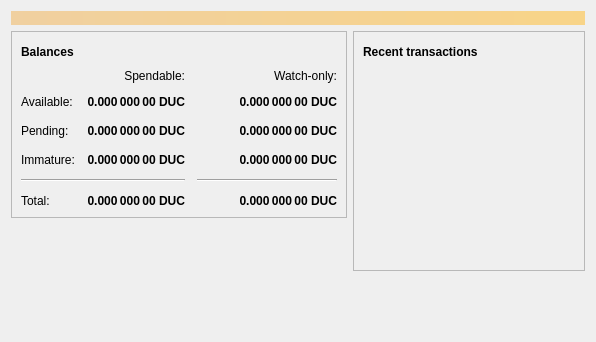
<?xml version="1.0" encoding="UTF-8"?>
<ui version="4.0">
 <class>OverviewPage</class>
 <widget class="QWidget" name="OverviewPage">
  <property name="geometry">
   <rect>
    <x>0</x>
    <y>0</y>
    <width>596</width>
    <height>342</height>
   </rect>
  </property>
  <property name="windowTitle">
   <string>Form</string>
  </property>
  <layout class="QVBoxLayout" name="topLayout">
   <item>
    <widget class="QLabel" name="labelAlerts">
     <property name="visible">
      <bool>false</bool>
     </property>
     <property name="styleSheet">
      <string notr="true">QLabel { background-color: qlineargradient(x1: 0, y1: 0, x2: 1, y2: 0, stop:0 #F0D0A0, stop:1 #F8D488); color:#000000; }</string>
     </property>
     <property name="wordWrap">
      <bool>true</bool>
     </property>
     <property name="margin">
      <number>3</number>
     </property>
     <property name="textInteractionFlags">
      <set>Qt::TextSelectableByMouse</set>
     </property>
    </widget>
   </item>
   <item>
    <layout class="QHBoxLayout" name="horizontalLayout" stretch="1,1">
     <item>
      <layout class="QVBoxLayout" name="verticalLayout_2">
       <item>
        <widget class="QFrame" name="frame">
         <property name="frameShape">
          <enum>QFrame::StyledPanel</enum>
         </property>
         <property name="frameShadow">
          <enum>QFrame::Raised</enum>
         </property>
         <layout class="QVBoxLayout" name="verticalLayout_4">
          <item>
           <layout class="QHBoxLayout" name="horizontalLayout_4">
            <item>
             <widget class="QLabel" name="label_5">
              <property name="font">
               <font>
                <weight>75</weight>
                <bold>true</bold>
               </font>
              </property>
              <property name="text">
               <string>Balances</string>
              </property>
             </widget>
            </item>
            <item>
             <widget class="QPushButton" name="labelWalletStatus">
              <property name="enabled">
               <bool>true</bool>
              </property>
              <property name="maximumSize">
               <size>
                <width>30</width>
                <height>16777215</height>
               </size>
              </property>
              <property name="toolTip">
               <string>The displayed information may be out of date. Your wallet automatically synchronizes with the Doucoin network after a connection is established, but this process has not completed yet.</string>
              </property>
              <property name="text">
               <string/>
              </property>
              <property name="icon">
               <iconset resource="../doucoin.qrc">
                <normaloff>:/icons/warning</normaloff>
                <disabledoff>:/icons/warning</disabledoff>:/icons/warning</iconset>
              </property>
              <property name="iconSize">
               <size>
                <width>24</width>
                <height>24</height>
               </size>
              </property>
              <property name="flat">
               <bool>true</bool>
              </property>
             </widget>
            </item>
            <item>
             <spacer name="horizontalSpacer_3">
              <property name="orientation">
               <enum>Qt::Horizontal</enum>
              </property>
              <property name="sizeHint" stdset="0">
               <size>
                <width>40</width>
                <height>20</height>
               </size>
              </property>
             </spacer>
            </item>
           </layout>
          </item>
          <item>
           <layout class="QGridLayout" name="gridLayout">
            <property name="spacing">
             <number>12</number>
            </property>
            <item row="2" column="2">
             <widget class="QLabel" name="labelWatchPending">
              <property name="font">
               <font>
                <weight>75</weight>
                <bold>true</bold>
               </font>
              </property>
              <property name="cursor">
               <cursorShape>IBeamCursor</cursorShape>
              </property>
              <property name="toolTip">
               <string>Unconfirmed transactions to watch-only addresses</string>
              </property>
              <property name="text">
               <string notr="true">0.000 000 00 DUC</string>
              </property>
              <property name="alignment">
               <set>Qt::AlignRight|Qt::AlignTrailing|Qt::AlignVCenter</set>
              </property>
              <property name="textInteractionFlags">
               <set>Qt::LinksAccessibleByMouse|Qt::TextSelectableByKeyboard|Qt::TextSelectableByMouse</set>
              </property>
             </widget>
            </item>
            <item row="2" column="1">
             <widget class="QLabel" name="labelUnconfirmed">
              <property name="font">
               <font>
                <weight>75</weight>
                <bold>true</bold>
               </font>
              </property>
              <property name="cursor">
               <cursorShape>IBeamCursor</cursorShape>
              </property>
              <property name="toolTip">
               <string>Total of transactions that have yet to be confirmed, and do not yet count toward the spendable balance</string>
              </property>
              <property name="text">
               <string notr="true">0.000 000 00 DUC</string>
              </property>
              <property name="alignment">
               <set>Qt::AlignRight|Qt::AlignTrailing|Qt::AlignVCenter</set>
              </property>
              <property name="textInteractionFlags">
               <set>Qt::LinksAccessibleByMouse|Qt::TextSelectableByKeyboard|Qt::TextSelectableByMouse</set>
              </property>
             </widget>
            </item>
            <item row="3" column="2">
             <widget class="QLabel" name="labelWatchImmature">
              <property name="font">
               <font>
                <weight>75</weight>
                <bold>true</bold>
               </font>
              </property>
              <property name="cursor">
               <cursorShape>IBeamCursor</cursorShape>
              </property>
              <property name="toolTip">
               <string>Mined balance in watch-only addresses that has not yet matured</string>
              </property>
              <property name="text">
               <string notr="true">0.000 000 00 DUC</string>
              </property>
              <property name="alignment">
               <set>Qt::AlignRight|Qt::AlignTrailing|Qt::AlignVCenter</set>
              </property>
              <property name="textInteractionFlags">
               <set>Qt::LinksAccessibleByMouse|Qt::TextSelectableByKeyboard|Qt::TextSelectableByMouse</set>
              </property>
             </widget>
            </item>
            <item row="4" column="0" colspan="2">
             <widget class="Line" name="line">
              <property name="orientation">
               <enum>Qt::Horizontal</enum>
              </property>
             </widget>
            </item>
            <item row="4" column="2">
             <widget class="Line" name="lineWatchBalance">
              <property name="sizePolicy">
               <sizepolicy hsizetype="Preferred" vsizetype="Fixed">
                <horstretch>0</horstretch>
                <verstretch>0</verstretch>
               </sizepolicy>
              </property>
              <property name="minimumSize">
               <size>
                <width>140</width>
                <height>0</height>
               </size>
              </property>
              <property name="orientation">
               <enum>Qt::Horizontal</enum>
              </property>
             </widget>
            </item>
            <item row="5" column="0">
             <widget class="QLabel" name="labelTotalText">
              <property name="text">
               <string>Total:</string>
              </property>
             </widget>
            </item>
            <item row="3" column="1">
             <widget class="QLabel" name="labelImmature">
              <property name="font">
               <font>
                <weight>75</weight>
                <bold>true</bold>
               </font>
              </property>
              <property name="cursor">
               <cursorShape>IBeamCursor</cursorShape>
              </property>
              <property name="toolTip">
               <string>Mined balance that has not yet matured</string>
              </property>
              <property name="text">
               <string notr="true">0.000 000 00 DUC</string>
              </property>
              <property name="alignment">
               <set>Qt::AlignRight|Qt::AlignTrailing|Qt::AlignVCenter</set>
              </property>
              <property name="textInteractionFlags">
               <set>Qt::LinksAccessibleByMouse|Qt::TextSelectableByKeyboard|Qt::TextSelectableByMouse</set>
              </property>
             </widget>
            </item>
            <item row="2" column="3">
             <spacer name="horizontalSpacer_2">
              <property name="orientation">
               <enum>Qt::Horizontal</enum>
              </property>
              <property name="sizeHint" stdset="0">
               <size>
                <width>40</width>
                <height>20</height>
               </size>
              </property>
             </spacer>
            </item>
            <item row="3" column="0">
             <widget class="QLabel" name="labelImmatureText">
              <property name="text">
               <string>Immature:</string>
              </property>
             </widget>
            </item>
            <item row="5" column="1">
             <widget class="QLabel" name="labelTotal">
              <property name="font">
               <font>
                <weight>75</weight>
                <bold>true</bold>
               </font>
              </property>
              <property name="cursor">
               <cursorShape>IBeamCursor</cursorShape>
              </property>
              <property name="toolTip">
               <string>Your current total balance</string>
              </property>
              <property name="text">
               <string notr="true">0.000 000 00 DUC</string>
              </property>
              <property name="alignment">
               <set>Qt::AlignRight|Qt::AlignTrailing|Qt::AlignVCenter</set>
              </property>
              <property name="textInteractionFlags">
               <set>Qt::LinksAccessibleByMouse|Qt::TextSelectableByKeyboard|Qt::TextSelectableByMouse</set>
              </property>
             </widget>
            </item>
            <item row="5" column="2">
             <widget class="QLabel" name="labelWatchTotal">
              <property name="font">
               <font>
                <weight>75</weight>
                <bold>true</bold>
               </font>
              </property>
              <property name="cursor">
               <cursorShape>IBeamCursor</cursorShape>
              </property>
              <property name="toolTip">
               <string>Current total balance in watch-only addresses</string>
              </property>
              <property name="text">
               <string notr="true">0.000 000 00 DUC</string>
              </property>
              <property name="alignment">
               <set>Qt::AlignRight|Qt::AlignTrailing|Qt::AlignVCenter</set>
              </property>
              <property name="textInteractionFlags">
               <set>Qt::LinksAccessibleByMouse|Qt::TextSelectableByKeyboard|Qt::TextSelectableByMouse</set>
              </property>
             </widget>
            </item>
            <item row="0" column="2">
             <widget class="QLabel" name="labelWatchonly">
              <property name="text">
               <string>Watch-only:</string>
              </property>
              <property name="alignment">
               <set>Qt::AlignRight|Qt::AlignTrailing|Qt::AlignVCenter</set>
              </property>
             </widget>
            </item>
            <item row="1" column="0">
             <widget class="QLabel" name="labelBalanceText">
              <property name="text">
               <string>Available:</string>
              </property>
             </widget>
            </item>
            <item row="1" column="1">
             <widget class="QLabel" name="labelBalance">
              <property name="font">
               <font>
                <weight>75</weight>
                <bold>true</bold>
               </font>
              </property>
              <property name="cursor">
               <cursorShape>IBeamCursor</cursorShape>
              </property>
              <property name="toolTip">
               <string>Your current spendable balance</string>
              </property>
              <property name="text">
               <string notr="true">0.000 000 00 DUC</string>
              </property>
              <property name="alignment">
               <set>Qt::AlignRight|Qt::AlignTrailing|Qt::AlignVCenter</set>
              </property>
              <property name="textInteractionFlags">
               <set>Qt::LinksAccessibleByMouse|Qt::TextSelectableByKeyboard|Qt::TextSelectableByMouse</set>
              </property>
             </widget>
            </item>
            <item row="1" column="2">
             <widget class="QLabel" name="labelWatchAvailable">
              <property name="font">
               <font>
                <weight>75</weight>
                <bold>true</bold>
               </font>
              </property>
              <property name="cursor">
               <cursorShape>IBeamCursor</cursorShape>
              </property>
              <property name="toolTip">
               <string>Your current balance in watch-only addresses</string>
              </property>
              <property name="text">
               <string notr="true">0.000 000 00 DUC</string>
              </property>
              <property name="alignment">
               <set>Qt::AlignRight|Qt::AlignTrailing|Qt::AlignVCenter</set>
              </property>
              <property name="textInteractionFlags">
               <set>Qt::LinksAccessibleByMouse|Qt::TextSelectableByKeyboard|Qt::TextSelectableByMouse</set>
              </property>
             </widget>
            </item>
            <item row="2" column="0">
             <widget class="QLabel" name="labelPendingText">
              <property name="text">
               <string>Pending:</string>
              </property>
             </widget>
            </item>
            <item row="0" column="1">
             <widget class="QLabel" name="labelSpendable">
              <property name="text">
               <string>Spendable:</string>
              </property>
              <property name="alignment">
               <set>Qt::AlignRight|Qt::AlignTrailing|Qt::AlignVCenter</set>
              </property>
             </widget>
            </item>
           </layout>
          </item>
         </layout>
        </widget>
       </item>
       <item>
        <spacer name="verticalSpacer">
         <property name="orientation">
          <enum>Qt::Vertical</enum>
         </property>
         <property name="sizeHint" stdset="0">
          <size>
           <width>20</width>
           <height>40</height>
          </size>
         </property>
        </spacer>
       </item>
      </layout>
     </item>
     <item>
      <layout class="QVBoxLayout" name="verticalLayout_3">
       <item>
        <widget class="QFrame" name="frame_2">
         <property name="frameShape">
          <enum>QFrame::StyledPanel</enum>
         </property>
         <property name="frameShadow">
          <enum>QFrame::Raised</enum>
         </property>
         <layout class="QVBoxLayout" name="verticalLayout">
          <item>
           <layout class="QHBoxLayout" name="horizontalLayout_2">
            <item>
             <widget class="QLabel" name="label_4">
              <property name="font">
               <font>
                <weight>75</weight>
                <bold>true</bold>
               </font>
              </property>
              <property name="text">
               <string>Recent transactions</string>
              </property>
             </widget>
            </item>
            <item>
             <widget class="QPushButton" name="labelTransactionsStatus">
              <property name="enabled">
               <bool>true</bool>
              </property>
              <property name="maximumSize">
               <size>
                <width>30</width>
                <height>16777215</height>
               </size>
              </property>
              <property name="toolTip">
               <string>The displayed information may be out of date. Your wallet automatically synchronizes with the Doucoin network after a connection is established, but this process has not completed yet.</string>
              </property>
              <property name="text">
               <string/>
              </property>
              <property name="icon">
               <iconset resource="../doucoin.qrc">
                <normaloff>:/icons/warning</normaloff>
                <disabledoff>:/icons/warning</disabledoff>:/icons/warning</iconset>
              </property>
              <property name="iconSize">
               <size>
                <width>24</width>
                <height>24</height>
               </size>
              </property>
              <property name="flat">
               <bool>true</bool>
              </property>
             </widget>
            </item>
            <item>
             <spacer name="horizontalSpacer">
              <property name="orientation">
               <enum>Qt::Horizontal</enum>
              </property>
              <property name="sizeHint" stdset="0">
               <size>
                <width>40</width>
                <height>20</height>
               </size>
              </property>
             </spacer>
            </item>
           </layout>
          </item>
          <item>
           <widget class="QListView" name="listTransactions">
            <property name="styleSheet">
             <string notr="true">QListView { background: transparent; }</string>
            </property>
            <property name="frameShape">
             <enum>QFrame::NoFrame</enum>
            </property>
            <property name="verticalScrollBarPolicy">
             <enum>Qt::ScrollBarAlwaysOff</enum>
            </property>
            <property name="horizontalScrollBarPolicy">
             <enum>Qt::ScrollBarAlwaysOff</enum>
            </property>
            <property name="selectionMode">
             <enum>QAbstractItemView::NoSelection</enum>
            </property>
           </widget>
          </item>
         </layout>
        </widget>
       </item>
       <item>
        <spacer name="verticalSpacer_2">
         <property name="orientation">
          <enum>Qt::Vertical</enum>
         </property>
         <property name="sizeHint" stdset="0">
          <size>
           <width>20</width>
           <height>40</height>
          </size>
         </property>
        </spacer>
       </item>
      </layout>
     </item>
    </layout>
   </item>
  </layout>
 </widget>
 <resources/>
 <connections/>
</ui>
